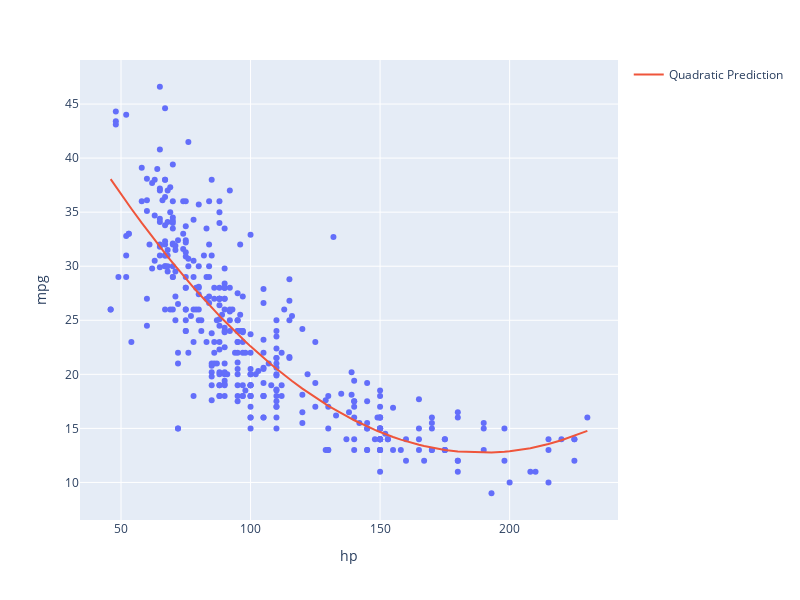

Notebook source saved alongside this figure:
### Markdown cell above
To capture the non-linear relationship between the variables, we can introduce a non-linear feature: `hp` squared. Our new model is:

$$\hat{y} = \theta_0 + \theta_1 (\text{hp}) + \theta_2 (\text{hp}^2)$$

### Code cell
X = vehicles[["hp"]]
X.loc[:, "hp^2"] = vehicles["hp"]**2

hp2_model = LinearRegression()
hp2_model.fit(X, y)
hp2_model_predictions = hp2_model.predict(X)


print(f"MSE of model with (hp^2) feature: {np.mean((y-hp2_model_predictions)**2)}")

fig = px.scatter(vehicles, x="hp", y="mpg", width=800, height=600)
fig.add_trace(go.Scatter(x=vehicles["hp"], y=hp2_model_predictions,
                         mode="lines", name="Quadratic Prediction"))
# sns.scatterplot(data=vehicles, x="hp", y="mpg")
# plt.plot(vehicles["hp"], hp2_model_predictions, c="tab:red");

### Figure 1 — Plotly figure (JSON) as saved in the notebook; plotly's stock layout.template omitted (floating-point values rounded to 4 significant figures; data arrays with more than 128 entries replaced by an {"elided": "..."} marker saying what was removed)
{"data": [{"hovertemplate": "hp=%{x}<br>mpg=%{y}<extra></extra>", "legendgroup": "", "marker": {"color": "#636efa", "symbol": "circle"}, "mode": "markers", "name": "", "orientation": "v", "showlegend": false, "type": "scatter", "x": {"elided": "392 float values"}, "xaxis": "x", "y": {"elided": "392 float values"}, "yaxis": "y"}, {"mode": "lines", "name": "Quadratic Prediction", "type": "scatter", "x": {"elided": "392 float values"}, "y": {"elided": "392 float values"}}], "layout": {"height": 600, "legend": {"tracegroupgap": 0}, "margin": {"t": 60}, "width": 800, "xaxis": {"anchor": "y", "domain": [0, 1], "title": {"text": "hp"}}, "yaxis": {"anchor": "x", "domain": [0, 1], "title": {"text": "mpg"}}}}
